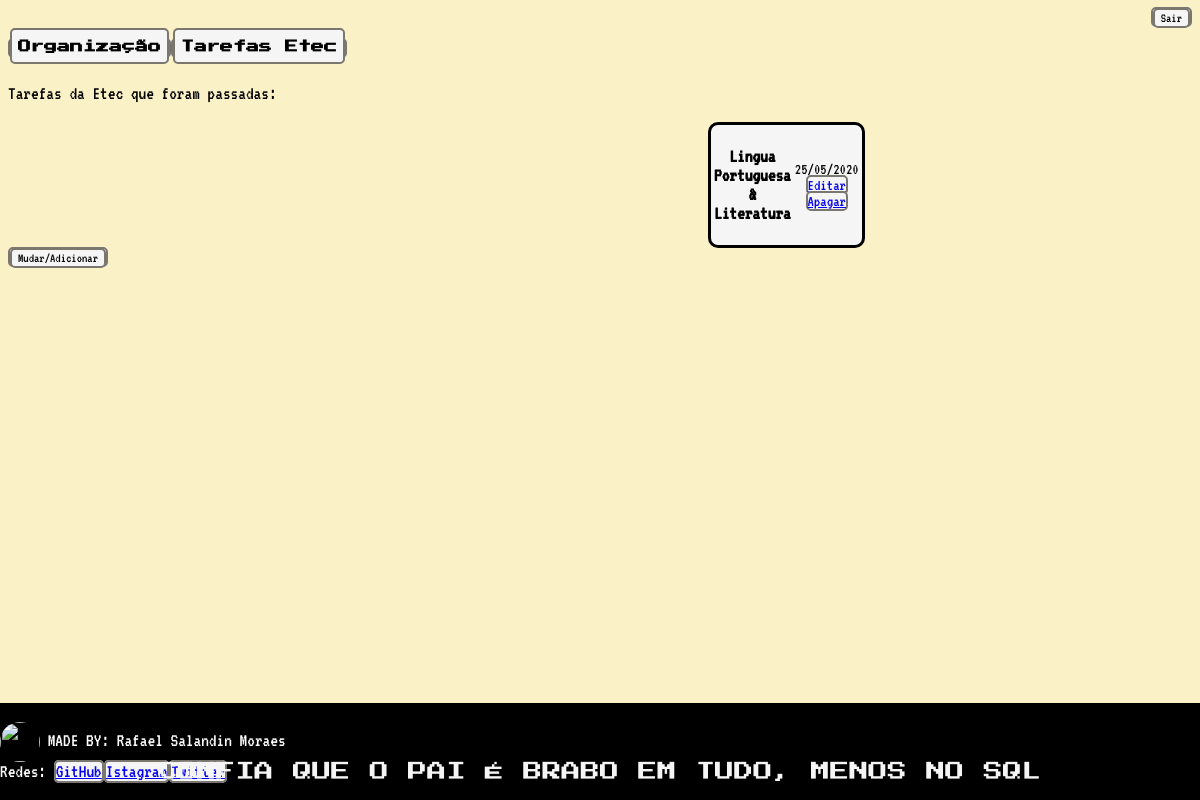
/AgendaTOP/Etec/, run on an earlier commit of the app's database.
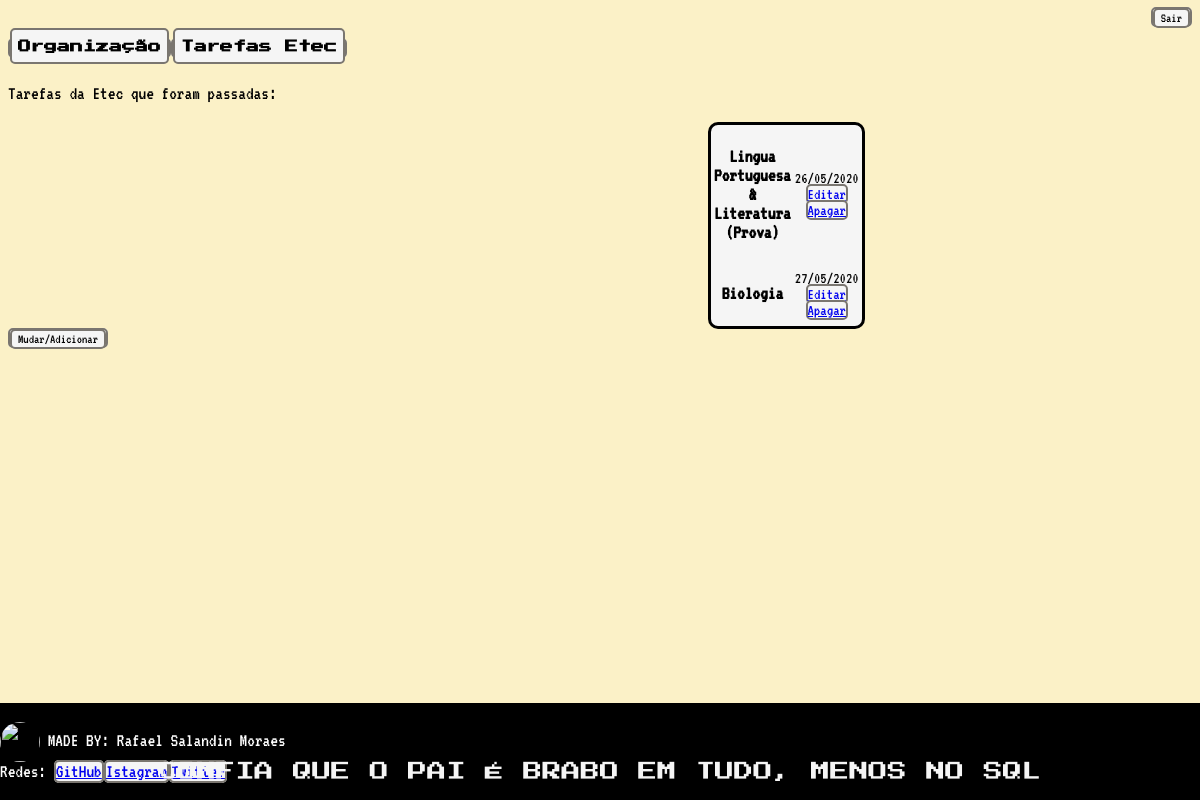
And on a later commit of the database.
### OrganizaçãodesseCorno/models.py (models this page shows)
class etec_tarefas(models.Model):
    materia = models.CharField(max_length=100)
    dia_entrega = models.CharField(max_length=10, blank=True, null=True)
    class Meta:
        db_table = 'etec'

### OrganizaçãodesseCorno/views.py (the view)
# urls.py: path('AgendaTOP/Etec/', views.Etec),
def Etec(request):
    usuario = request.user
    materia = etec_tarefas.materia
    dia = etec_tarefas.dia_entrega
    tarefas = etec_tarefas.objects.filter()
    dados_etec = {'etec': tarefas}
    return render(request,'pageEtec.html', dados_etec)

### Template/pageEtec.html (shortened to what this page needs)
{% extends "Model_P.html" %}
{% block content %}
 <div class="all">
        <div>
            <a href="/"><button><h1>Organização</h1></button></a><a href="/AgendaTOP/Etec"><button><h1>Tarefas Etec</h1></button></a>
            <p>Tarefas da Etec que foram passadas:</p>
        </div>
        <table class="tv">
        {% for i in etec %}
                        <tr align="center">
                                <td><p><b>
                                    {{ i.materia }}
                                </b></p></td>
                                <td align="center">{{ i.dia_entrega}} <br>
                                <a href="Create/?id={{ i.id }}">Editar</a>  <a href="delete/{{ i.id }}">Apagar</a>
                    </td>
                </tr>
        {%endfor%}
        </table>
        <a href="/AgendaTOP/Etec/Create"><button>Mudar/Adicionar</button></a>
 </div>
 {% endblock %}

### Template/Model_P.html (shortened to what this page needs)
<!DOCTYPE html>
<html>
    <head>
        {% include "Model_Header.html" %}
    </head>
    <body>
        {% block content %}
        {% endblock %}
        {% include "Model_Footer.html" %}
    </body>
</html>

### Template/Model_Header.html (shortened to what this page needs)
<div align="right">
    <a href="/logout"><button>Sair</button></a>
</div>

### Template/Model_Footer.html (shortened to what this page needs)
<div class="a">
    <p class="id" align="center">CONFIA QUE O PAI É BRABO EM TUDO, MENOS NO SQL</p>
    <p id="j"><img id="img" src="https://cdn.discordapp.com/attachments/699296519928414220/709466322781601832/IMG_20200429_192126_720.jpg" width="40" height="40" float="center"> MADE BY: Rafael Salandin Moraes  <br>
       Redes: <a href="https://github.com/SaLandini">GitHub</a><a href="https://www.instagram.com/salandin.xr/?hl=pt-br">Istagram</a><a href="https://twitter.com/RafaSalandinM">Twitter</a></p>
</div>

### Template/Model_P.html (style rules this page uses)
html { background-color: #fbf1c7; }
button, a { background-color: whitesmoke; border: 2px; border-style: solid; border-color: rgb(122, 118, 112); border-radius: 5px; font-family: VT323; font-weight: 300; }

### Template/pageEtec.html (style rules this page uses)
p { font-family: 'VT323', monospace; font-size: larger; }
td { font-family: 'VT323', monospace; font-size: medium; }
h1, h2 { font-family: 'Press Start 2P', monospace; font-size: small; vertical-align: bottom; }
.tv { background-color: whitesmoke; border-style: solid; border-color: black; border-radius: 10px; margin-left: 700px; margin-right: 700px; }
.all { overflow-y: scroll; background-color: #fbf1c7; }

### Template/Model_Footer.html (style rules this page uses)
.a { background-color: black; position: absolute; bottom: 0; right: 0; left: 0; }
.id { font-family: 'Press Start 2P'; font-size: larger; align-items: center; color: whitesmoke; position: absolute; bottom: 0; left: 0; right: 0; }
#img { border-radius: 20px; }
.a img { vertical-align: middle; }
#j { font-family: VT323; vertical-align: text-top; color: white; }

What changed in the data, as far as the page shows it:
changed etec_tarefas: materia "Lingua Portuguesa & Literatura" → "Lingua Portuguesa & Literatura (Prova)"; dia_entrega "25/05/2020" → "26/05/2020"
added etec_tarefas: materia "Biologia", dia_entrega "27/05/2020"
